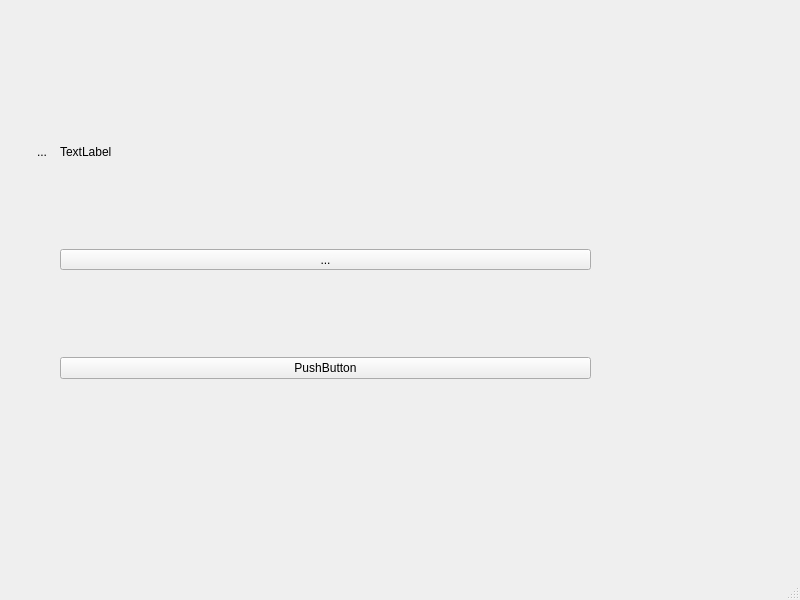
<?xml version="1.0" encoding="UTF-8"?>
<ui version="4.0">
 <class>MainWindow</class>
 <widget class="QMainWindow" name="MainWindow">
  <property name="geometry">
   <rect>
    <x>0</x>
    <y>0</y>
    <width>800</width>
    <height>600</height>
   </rect>
  </property>
  <property name="windowTitle">
   <string>MainWindow</string>
  </property>
  <widget class="QWidget" name="centralwidget">
   <widget class="QWidget" name="widget" native="true">
    <property name="geometry">
     <rect>
      <x>30</x>
      <y>60</y>
      <width>561</width>
      <height>401</height>
     </rect>
    </property>
    <layout class="QGridLayout" name="gridLayout" rowstretch="0,1,0" columnstretch="0,1">
     <item row="0" column="0">
      <widget class="QToolButton" name="toolButton">
       <property name="sizePolicy">
        <sizepolicy hsizetype="Expanding" vsizetype="Fixed">
         <horstretch>0</horstretch>
         <verstretch>0</verstretch>
        </sizepolicy>
       </property>
       <property name="layoutDirection">
        <enum>Qt::LeftToRight</enum>
       </property>
       <property name="text">
        <string>...</string>
       </property>
       <property name="autoRaise">
        <bool>true</bool>
       </property>
      </widget>
     </item>
     <item row="0" column="1">
      <widget class="QLabel" name="label">
       <property name="text">
        <string>TextLabel</string>
       </property>
      </widget>
     </item>
     <item row="1" column="1">
      <widget class="QToolButton" name="toolButton_2">
       <property name="sizePolicy">
        <sizepolicy hsizetype="Expanding" vsizetype="Fixed">
         <horstretch>0</horstretch>
         <verstretch>0</verstretch>
        </sizepolicy>
       </property>
       <property name="text">
        <string>...</string>
       </property>
      </widget>
     </item>
     <item row="2" column="1">
      <widget class="QPushButton" name="pushButton">
       <property name="text">
        <string>PushButton</string>
       </property>
      </widget>
     </item>
    </layout>
   </widget>
  </widget>
  <widget class="QMenuBar" name="menubar">
   <property name="geometry">
    <rect>
     <x>0</x>
     <y>0</y>
     <width>800</width>
     <height>21</height>
    </rect>
   </property>
  </widget>
  <widget class="QStatusBar" name="statusbar"/>
 </widget>
 <resources/>
 <connections/>
</ui>
